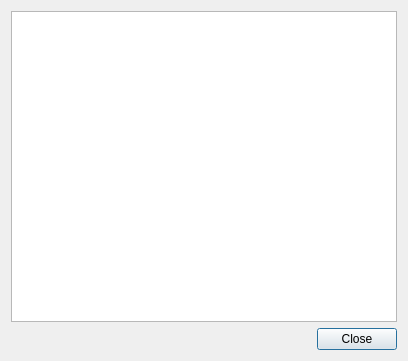
<?xml version="1.0" encoding="UTF-8"?>
<ui version="4.0">
 <class>InspectorDialog</class>
 <widget class="QDialog" name="InspectorDialog">
  <property name="geometry">
   <rect>
    <x>0</x>
    <y>0</y>
    <width>408</width>
    <height>361</height>
   </rect>
  </property>
  <property name="windowTitle">
   <string>Inspector</string>
  </property>
  <property name="windowIcon">
   <iconset resource="fileIcons.qrc">
    <normaloff>:/icons/toolbar/inspect.png</normaloff>:/icons/toolbar/inspect.png</iconset>
  </property>
  <layout class="QVBoxLayout" name="verticalLayout">
   <item>
    <widget class="QTreeView" name="treeView"/>
   </item>
   <item>
    <widget class="QDialogButtonBox" name="buttonBox">
     <property name="standardButtons">
      <set>QDialogButtonBox::Close</set>
     </property>
    </widget>
   </item>
  </layout>
 </widget>
 <resources>
  <include location="fileIcons.qrc"/>
 </resources>
 <connections>
  <connection>
   <sender>buttonBox</sender>
   <signal>clicked(QAbstractButton*)</signal>
   <receiver>InspectorDialog</receiver>
   <slot>accept()</slot>
   <hints>
    <hint type="sourcelabel">
     <x>351</x>
     <y>339</y>
    </hint>
    <hint type="destinationlabel">
     <x>282</x>
     <y>263</y>
    </hint>
   </hints>
  </connection>
 </connections>
</ui>
